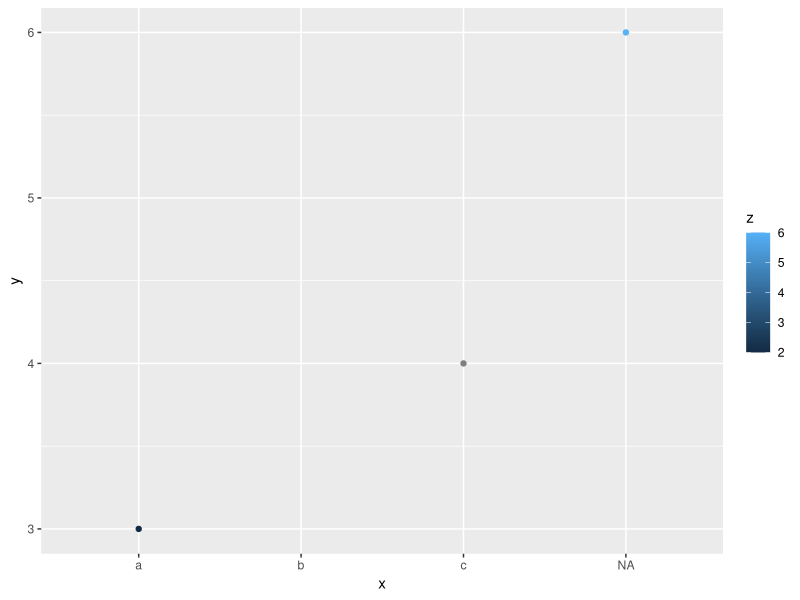

Here is the R script that generated this plot:
## ---- chunk 1
library(tidyverse)
## ---- chunk 2
    df <- tribble(
      ~ x, ~ y, ~ z,
      "a",   3,   2,
      "b",  NA,   5,
      "c",   4,  NA,
      NA,    6,   6
    )
    ggplot(df, aes(x, y)) +
      geom_point(aes(colour = z))
